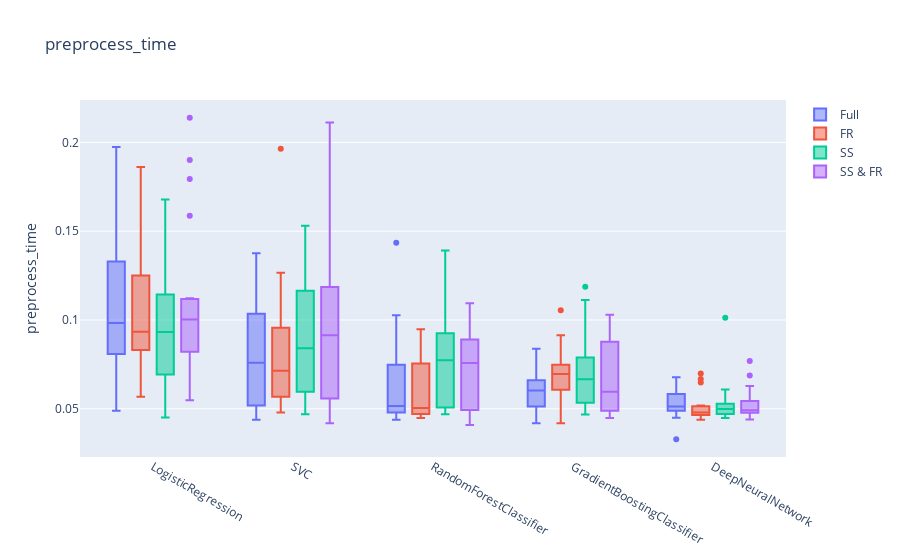
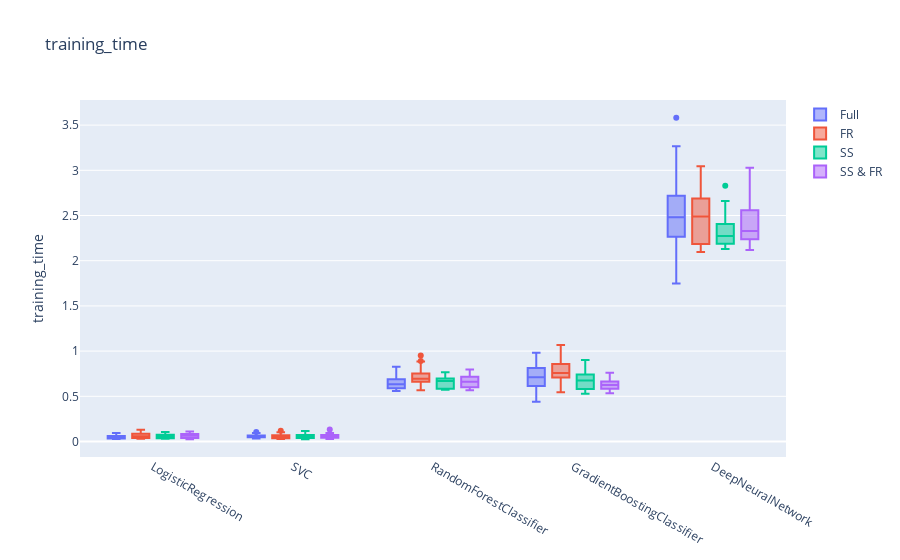
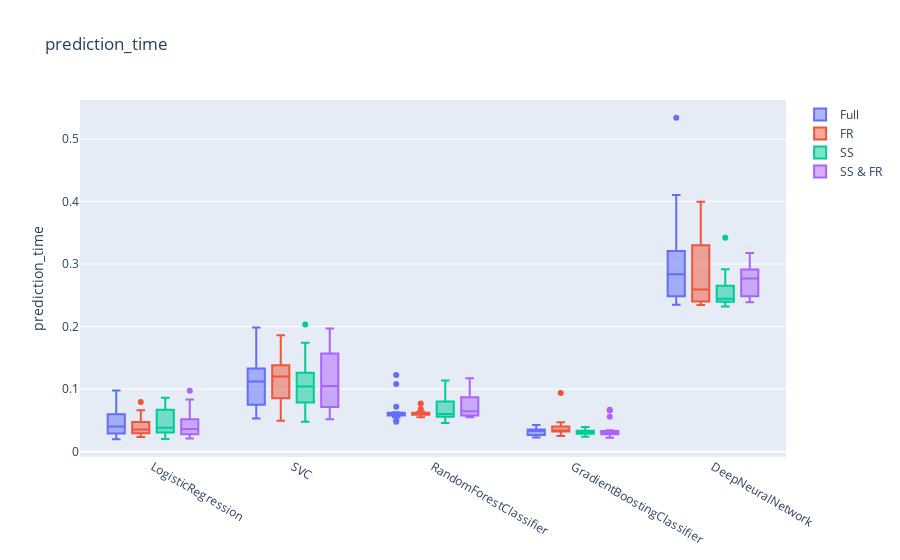

Source (notebook cell) for these figures, in order:
### Code cell
make_plots('preprocess_time')
make_plots('training_time')
make_plots('prediction_time')

### Figure 1 — Plotly figure (JSON) as saved in the notebook; plotly's stock layout.template omitted (floating-point values rounded to 4 significant figures)
{"data": [{"name": "Full", "type": "box", "x": ["LogisticRegression", "LogisticRegression", "LogisticRegression", "LogisticRegression", "LogisticRegression", "LogisticRegression", "LogisticRegression", "LogisticRegression", "LogisticRegression", "LogisticRegression", "LogisticRegression", "LogisticRegression", "LogisticRegression", "LogisticRegression", "LogisticRegression", "LogisticRegression", "LogisticRegression", "LogisticRegression", "LogisticRegression", "LogisticRegression", "SVC", "SVC", "SVC", "SVC", "SVC", "SVC", "SVC", "SVC", "SVC", "SVC", "SVC", "SVC", "SVC", "SVC", "SVC", "SVC", "SVC", "SVC", "SVC", "SVC", "RandomForestClassifier", "RandomForestClassifier", "RandomForestClassifier", "RandomForestClassifier", "RandomForestClassifier", "RandomForestClassifier", "RandomForestClassifier", "RandomForestClassifier", "RandomForestClassifier", "RandomForestClassifier", "RandomForestClassifier", "RandomForestClassifier", "RandomForestClassifier", "RandomForestClassifier", "RandomForestClassifier", "RandomForestClassifier", "RandomForestClassifier", "RandomForestClassifier", "RandomForestClassifier", "RandomForestClassifier", "GradientBoostingClassifier", "GradientBoostingClassifier", "GradientBoostingClassifier", "GradientBoostingClassifier", "GradientBoostingClassifier", "GradientBoostingClassifier", "GradientBoostingClassifier", "GradientBoostingClassifier", "GradientBoostingClassifier", "GradientBoostingClassifier", "GradientBoostingClassifier", "GradientBoostingClassifier", "GradientBoostingClassifier", "GradientBoostingClassifier", "GradientBoostingClassifier", "GradientBoostingClassifier", "GradientBoostingClassifier", "GradientBoostingClassifier", "GradientBoostingClassifier", "GradientBoostingClassifier", "DeepNeuralNetwork", "DeepNeuralNetwork", "DeepNeuralNetwork", "DeepNeuralNetwork", "DeepNeuralNetwork", "DeepNeuralNetwork", "DeepNeuralNetwork", "DeepNeuralNetwork", "DeepNeuralNetwork", "DeepNeuralNetwork", "DeepNeuralNetwork", "DeepNeuralNetwork", "DeepNeuralNetwork", "DeepNeuralNetwork", "DeepNeuralNetwork", "DeepNeuralNetwork", "DeepNeuralNetwork", "DeepNeuralNetwork", "DeepNeuralNetwork", "DeepNeuralNetwork"], "y": [0.05386, 0.09636, 0.0889, 0.1002, 0.09563, 0.1018, 0.1282, 0.1397, 0.08263, 0.1442, 0.04886, 0.1179, 0.1117, 0.07899, 0.1547, 0.04887, 0.08777, 0.07901, 0.1375, 0.1974, 0.07611, 0.06166, 0.0758, 0.04788, 0.1054, 0.05485, 0.07456, 0.04708, 0.09662, 0.04388, 0.1324, 0.08278, 0.05048, 0.1376, 0.05087, 0.1024, 0.05286, 0.1046, 0.1183, 0.1018, 0.04588, 0.04787, 0.06192, 0.07979, 0.08976, 0.04786, 0.04732, 0.05884, 0.04986, 0.1435, 0.05387, 0.1027, 0.04987, 0.04549, 0.07394, 0.04787, 0.04388, 0.04941, 0.0534, 0.07572, 0.04987, 0.04886, 0.07237, 0.05536, 0.05506, 0.0823, 0.05372, 0.0508, 0.05191, 0.04189, 0.06084, 0.06181, 0.05069, 0.06535, 0.06501, 0.06383, 0.05984, 0.08386, 0.07791, 0.06682, 0.05087, 0.05884, 0.06184, 0.05086, 0.06283, 0.05186, 0.05785, 0.05486, 0.0677, 0.06423, 0.03291, 0.05041, 0.04688, 0.04987, 0.04788, 0.05086, 0.04687, 0.04503, 0.05293, 0.05286]}, {"name": "FR", "type": "box", "x": ["LogisticRegression", "LogisticRegression", "LogisticRegression", "LogisticRegression", "LogisticRegression", "LogisticRegression", "LogisticRegression", "LogisticRegression", "LogisticRegression", "LogisticRegression", "LogisticRegression", "LogisticRegression", "LogisticRegression", "LogisticRegression", "LogisticRegression", "LogisticRegression", "LogisticRegression", "LogisticRegression", "LogisticRegression", "LogisticRegression", "SVC", "SVC", "SVC", "SVC", "SVC", "SVC", "SVC", "SVC", "SVC", "SVC", "SVC", "SVC", "SVC", "SVC", "SVC", "SVC", "SVC", "SVC", "SVC", "SVC", "RandomForestClassifier", "RandomForestClassifier", "RandomForestClassifier", "RandomForestClassifier", "RandomForestClassifier", "RandomForestClassifier", "RandomForestClassifier", "RandomForestClassifier", "RandomForestClassifier", "RandomForestClassifier", "RandomForestClassifier", "RandomForestClassifier", "RandomForestClassifier", "RandomForestClassifier", "RandomForestClassifier", "RandomForestClassifier", "RandomForestClassifier", "RandomForestClassifier", "RandomForestClassifier", "RandomForestClassifier", "GradientBoostingClassifier", "GradientBoostingClassifier", "GradientBoostingClassifier", "GradientBoostingClassifier", "GradientBoostingClassifier", "GradientBoostingClassifier", "GradientBoostingClassifier", "GradientBoostingClassifier", "GradientBoostingClassifier", "GradientBoostingClassifier", "GradientBoostingClassifier", "GradientBoostingClassifier", "GradientBoostingClassifier", "GradientBoostingClassifier", "GradientBoostingClassifier", "GradientBoostingClassifier", "GradientBoostingClassifier", "GradientBoostingClassifier", "GradientBoostingClassifier", "GradientBoostingClassifier", "DeepNeuralNetwork", "DeepNeuralNetwork", "DeepNeuralNetwork", "DeepNeuralNetwork", "DeepNeuralNetwork", "DeepNeuralNetwork", "DeepNeuralNetwork", "DeepNeuralNetwork", "DeepNeuralNetwork", "DeepNeuralNetwork", "DeepNeuralNetwork", "DeepNeuralNetwork", "DeepNeuralNetwork", "DeepNeuralNetwork", "DeepNeuralNetwork", "DeepNeuralNetwork", "DeepNeuralNetwork", "DeepNeuralNetwork", "DeepNeuralNetwork", "DeepNeuralNetwork"], "y": [0.08652, 0.08313, 0.08396, 0.1752, 0.05685, 0.1005, 0.09367, 0.08318, 0.1236, 0.07741, 0.1414, 0.07315, 0.09271, 0.1076, 0.1342, 0.1861, 0.06886, 0.09314, 0.1264, 0.1207, 0.05485, 0.06483, 0.04787, 0.1267, 0.05685, 0.1075, 0.05585, 0.08214, 0.07441, 0.1965, 0.06084, 0.1235, 0.05884, 0.06981, 0.1203, 0.08377, 0.05286, 0.07834, 0.05684, 0.07312, 0.04786, 0.0878, 0.04993, 0.04686, 0.04794, 0.04688, 0.04688, 0.05086, 0.04893, 0.04488, 0.05286, 0.09475, 0.06735, 0.08373, 0.05585, 0.08609, 0.06084, 0.04578, 0.08385, 0.04737, 0.06706, 0.05286, 0.07902, 0.0738, 0.04189, 0.05245, 0.05688, 0.1055, 0.05585, 0.08117, 0.06882, 0.07081, 0.0758, 0.06458, 0.06873, 0.07036, 0.09147, 0.07081, 0.0682, 0.07134, 0.04588, 0.04806, 0.04787, 0.04718, 0.05091, 0.06682, 0.04656, 0.04588, 0.05185, 0.04938, 0.04741, 0.04388, 0.06483, 0.04591, 0.06982, 0.05, 0.04639, 0.05186, 0.04787, 0.04687]}, {"name": "SS", "type": "box", "x": ["LogisticRegression", "LogisticRegression", "LogisticRegression", "LogisticRegression", "LogisticRegression", "LogisticRegression", "LogisticRegression", "LogisticRegression", "LogisticRegression", "LogisticRegression", "LogisticRegression", "LogisticRegression", "LogisticRegression", "LogisticRegression", "LogisticRegression", "LogisticRegression", "LogisticRegression", "LogisticRegression", "LogisticRegression", "LogisticRegression", "SVC", "SVC", "SVC", "SVC", "SVC", "SVC", "SVC", "SVC", "SVC", "SVC", "SVC", "SVC", "SVC", "SVC", "SVC", "SVC", "SVC", "SVC", "SVC", "SVC", "RandomForestClassifier", "RandomForestClassifier", "RandomForestClassifier", "RandomForestClassifier", "RandomForestClassifier", "RandomForestClassifier", "RandomForestClassifier", "RandomForestClassifier", "RandomForestClassifier", "RandomForestClassifier", "RandomForestClassifier", "RandomForestClassifier", "RandomForestClassifier", "RandomForestClassifier", "RandomForestClassifier", "RandomForestClassifier", "RandomForestClassifier", "RandomForestClassifier", "RandomForestClassifier", "RandomForestClassifier", "GradientBoostingClassifier", "GradientBoostingClassifier", "GradientBoostingClassifier", "GradientBoostingClassifier", "GradientBoostingClassifier", "GradientBoostingClassifier", "GradientBoostingClassifier", "GradientBoostingClassifier", "GradientBoostingClassifier", "GradientBoostingClassifier", "GradientBoostingClassifier", "GradientBoostingClassifier", "GradientBoostingClassifier", "GradientBoostingClassifier", "GradientBoostingClassifier", "GradientBoostingClassifier", "GradientBoostingClassifier", "GradientBoostingClassifier", "GradientBoostingClassifier", "GradientBoostingClassifier", "DeepNeuralNetwork", "DeepNeuralNetwork", "DeepNeuralNetwork", "DeepNeuralNetwork", "DeepNeuralNetwork", "DeepNeuralNetwork", "DeepNeuralNetwork", "DeepNeuralNetwork", "DeepNeuralNetwork", "DeepNeuralNetwork", "DeepNeuralNetwork", "DeepNeuralNetwork", "DeepNeuralNetwork", "DeepNeuralNetwork", "DeepNeuralNetwork", "DeepNeuralNetwork", "DeepNeuralNetwork", "DeepNeuralNetwork", "DeepNeuralNetwork", "DeepNeuralNetwork"], "y": [0.1115, 0.1222, 0.09484, 0.1193, 0.1172, 0.06881, 0.09882, 0.04503, 0.07503, 0.1678, 0.06911, 0.06381, 0.09173, 0.1094, 0.1357, 0.08728, 0.07375, 0.06939, 0.06841, 0.09854, 0.0619, 0.1116, 0.06084, 0.1218, 0.0489, 0.1231, 0.1067, 0.1412, 0.04687, 0.08506, 0.08321, 0.1007, 0.08345, 0.08077, 0.08477, 0.05682, 0.1213, 0.05842, 0.1531, 0.05685, 0.04987, 0.08278, 0.05713, 0.09783, 0.05071, 0.08079, 0.07399, 0.1007, 0.04787, 0.08384, 0.04887, 0.08876, 0.05087, 0.08078, 0.0541, 0.09627, 0.04687, 0.09731, 0.05086, 0.1391, 0.05286, 0.05684, 0.1112, 0.06483, 0.06383, 0.1187, 0.06988, 0.06833, 0.09479, 0.05186, 0.04787, 0.07394, 0.04686, 0.05086, 0.08377, 0.05385, 0.07398, 0.09381, 0.07409, 0.06184, 0.06088, 0.05086, 0.05138, 0.1013, 0.04588, 0.04488, 0.04688, 0.04714, 0.05286, 0.05186, 0.0462, 0.0474, 0.05149, 0.04699, 0.04791, 0.04889, 0.05342, 0.06086, 0.04894, 0.05286]}, {"name": "SS & FR", "type": "box", "x": ["LogisticRegression", "LogisticRegression", "LogisticRegression", "LogisticRegression", "LogisticRegression", "LogisticRegression", "LogisticRegression", "LogisticRegression", "LogisticRegression", "LogisticRegression", "LogisticRegression", "LogisticRegression", "LogisticRegression", "LogisticRegression", "LogisticRegression", "LogisticRegression", "LogisticRegression", "LogisticRegression", "LogisticRegression", "LogisticRegression", "SVC", "SVC", "SVC", "SVC", "SVC", "SVC", "SVC", "SVC", "SVC", "SVC", "SVC", "SVC", "SVC", "SVC", "SVC", "SVC", "SVC", "SVC", "SVC", "SVC", "RandomForestClassifier", "RandomForestClassifier", "RandomForestClassifier", "RandomForestClassifier", "RandomForestClassifier", "RandomForestClassifier", "RandomForestClassifier", "RandomForestClassifier", "RandomForestClassifier", "RandomForestClassifier", "RandomForestClassifier", "RandomForestClassifier", "RandomForestClassifier", "RandomForestClassifier", "RandomForestClassifier", "RandomForestClassifier", "RandomForestClassifier", "RandomForestClassifier", "RandomForestClassifier", "RandomForestClassifier", "GradientBoostingClassifier", "GradientBoostingClassifier", "GradientBoostingClassifier", "GradientBoostingClassifier", "GradientBoostingClassifier", "GradientBoostingClassifier", "GradientBoostingClassifier", "GradientBoostingClassifier", "GradientBoostingClassifier", "GradientBoostingClassifier", "GradientBoostingClassifier", "GradientBoostingClassifier", "GradientBoostingClassifier", "GradientBoostingClassifier", "GradientBoostingClassifier", "GradientBoostingClassifier", "GradientBoostingClassifier", "GradientBoostingClassifier", "GradientBoostingClassifier", "GradientBoostingClassifier", "DeepNeuralNetwork", "DeepNeuralNetwork", "DeepNeuralNetwork", "DeepNeuralNetwork", "DeepNeuralNetwork", "DeepNeuralNetwork", "DeepNeuralNetwork", "DeepNeuralNetwork", "DeepNeuralNetwork", "DeepNeuralNetwork", "DeepNeuralNetwork", "DeepNeuralNetwork", "DeepNeuralNetwork", "DeepNeuralNetwork", "DeepNeuralNetwork", "DeepNeuralNetwork", "DeepNeuralNetwork", "DeepNeuralNetwork", "DeepNeuralNetwork", "DeepNeuralNetwork"], "y": [0.1007, 0.08178, 0.1073, 0.07185, 0.1042, 0.08236, 0.2138, 0.05485, 0.08701, 0.05585, 0.1586, 0.19, 0.08265, 0.1023, 0.07252, 0.1116, 0.1794, 0.09981, 0.1122, 0.08577, 0.05229, 0.1549, 0.05485, 0.08614, 0.07081, 0.2103, 0.05286, 0.06807, 0.07692, 0.0967, 0.1178, 0.04189, 0.2112, 0.05685, 0.09663, 0.09933, 0.1195, 0.05386, 0.1041, 0.1698, 0.05391, 0.09193, 0.04094, 0.07683, 0.08278, 0.04915, 0.07779, 0.04488, 0.09973, 0.04915, 0.06175, 0.08777, 0.05092, 0.09024, 0.09791, 0.07468, 0.04941, 0.1095, 0.0489, 0.08592, 0.103, 0.04687, 0.04588, 0.06878, 0.04643, 0.04689, 0.09958, 0.0609, 0.06383, 0.09024, 0.05086, 0.05416, 0.08976, 0.05836, 0.04488, 0.08399, 0.05476, 0.05584, 0.09214, 0.08577, 0.05288, 0.0491, 0.04887, 0.04887, 0.05486, 0.04794, 0.05386, 0.06283, 0.04587, 0.05143, 0.05086, 0.04399, 0.04917, 0.04687, 0.04914, 0.04749, 0.07698, 0.04645, 0.05631, 0.06881]}], "layout": {"boxmode": "group", "title": {"text": "preprocess_time"}, "yaxis": {"title": {"text": "preprocess_time"}}}}

### Figure 2 — Plotly figure (JSON) as saved in the notebook; plotly's stock layout.template omitted (floating-point values rounded to 4 significant figures)
{"data": [{"name": "Full", "type": "box", "x": ["LogisticRegression", "LogisticRegression", "LogisticRegression", "LogisticRegression", "LogisticRegression", "LogisticRegression", "LogisticRegression", "LogisticRegression", "LogisticRegression", "LogisticRegression", "LogisticRegression", "LogisticRegression", "LogisticRegression", "LogisticRegression", "LogisticRegression", "LogisticRegression", "LogisticRegression", "LogisticRegression", "LogisticRegression", "LogisticRegression", "SVC", "SVC", "SVC", "SVC", "SVC", "SVC", "SVC", "SVC", "SVC", "SVC", "SVC", "SVC", "SVC", "SVC", "SVC", "SVC", "SVC", "SVC", "SVC", "SVC", "RandomForestClassifier", "RandomForestClassifier", "RandomForestClassifier", "RandomForestClassifier", "RandomForestClassifier", "RandomForestClassifier", "RandomForestClassifier", "RandomForestClassifier", "RandomForestClassifier", "RandomForestClassifier", "RandomForestClassifier", "RandomForestClassifier", "RandomForestClassifier", "RandomForestClassifier", "RandomForestClassifier", "RandomForestClassifier", "RandomForestClassifier", "RandomForestClassifier", "RandomForestClassifier", "RandomForestClassifier", "GradientBoostingClassifier", "GradientBoostingClassifier", "GradientBoostingClassifier", "GradientBoostingClassifier", "GradientBoostingClassifier", "GradientBoostingClassifier", "GradientBoostingClassifier", "GradientBoostingClassifier", "GradientBoostingClassifier", "GradientBoostingClassifier", "GradientBoostingClassifier", "GradientBoostingClassifier", "GradientBoostingClassifier", "GradientBoostingClassifier", "GradientBoostingClassifier", "GradientBoostingClassifier", "GradientBoostingClassifier", "GradientBoostingClassifier", "GradientBoostingClassifier", "GradientBoostingClassifier", "DeepNeuralNetwork", "DeepNeuralNetwork", "DeepNeuralNetwork", "DeepNeuralNetwork", "DeepNeuralNetwork", "DeepNeuralNetwork", "DeepNeuralNetwork", "DeepNeuralNetwork", "DeepNeuralNetwork", "DeepNeuralNetwork", "DeepNeuralNetwork", "DeepNeuralNetwork", "DeepNeuralNetwork", "DeepNeuralNetwork", "DeepNeuralNetwork", "DeepNeuralNetwork", "DeepNeuralNetwork", "DeepNeuralNetwork", "DeepNeuralNetwork", "DeepNeuralNetwork"], "y": [0.04787, 0.05376, 0.03211, 0.05417, 0.02693, 0.06079, 0.02693, 0.07506, 0.028, 0.09448, 0.05585, 0.04375, 0.06972, 0.03295, 0.08026, 0.04089, 0.06292, 0.05933, 0.02693, 0.05677, 0.05145, 0.03704, 0.04901, 0.03391, 0.09493, 0.06084, 0.05887, 0.06806, 0.08421, 0.08677, 0.04705, 0.04588, 0.03481, 0.1037, 0.03545, 0.0537, 0.06486, 0.05478, 0.06589, 0.04581, 0.5751, 0.6396, 0.6621, 0.6269, 0.6906, 0.629, 0.5935, 0.601, 0.59, 0.664, 0.5809, 0.6664, 0.558, 0.7183, 0.5897, 0.8282, 0.6871, 0.8202, 0.5825, 0.7454, 0.5875, 0.643, 0.9085, 0.7163, 0.6604, 0.7151, 0.7044, 0.5282, 0.4393, 0.6853, 0.6619, 0.7282, 0.9817, 0.785, 0.5565, 0.8817, 0.8173, 0.8074, 0.9753, 0.5692, 3.58, 2.781, 2.575, 2.48, 2.497, 2.592, 2.656, 2.972, 3.267, 2.867, 1.749, 2.326, 2.125, 2.232, 2.317, 2.2, 2.143, 2.322, 2.3, 2.483]}, {"name": "FR", "type": "box", "x": ["LogisticRegression", "LogisticRegression", "LogisticRegression", "LogisticRegression", "LogisticRegression", "LogisticRegression", "LogisticRegression", "LogisticRegression", "LogisticRegression", "LogisticRegression", "LogisticRegression", "LogisticRegression", "LogisticRegression", "LogisticRegression", "LogisticRegression", "LogisticRegression", "LogisticRegression", "LogisticRegression", "LogisticRegression", "LogisticRegression", "SVC", "SVC", "SVC", "SVC", "SVC", "SVC", "SVC", "SVC", "SVC", "SVC", "SVC", "SVC", "SVC", "SVC", "SVC", "SVC", "SVC", "SVC", "SVC", "SVC", "RandomForestClassifier", "RandomForestClassifier", "RandomForestClassifier", "RandomForestClassifier", "RandomForestClassifier", "RandomForestClassifier", "RandomForestClassifier", "RandomForestClassifier", "RandomForestClassifier", "RandomForestClassifier", "RandomForestClassifier", "RandomForestClassifier", "RandomForestClassifier", "RandomForestClassifier", "RandomForestClassifier", "RandomForestClassifier", "RandomForestClassifier", "RandomForestClassifier", "RandomForestClassifier", "RandomForestClassifier", "GradientBoostingClassifier", "GradientBoostingClassifier", "GradientBoostingClassifier", "GradientBoostingClassifier", "GradientBoostingClassifier", "GradientBoostingClassifier", "GradientBoostingClassifier", "GradientBoostingClassifier", "GradientBoostingClassifier", "GradientBoostingClassifier", "GradientBoostingClassifier", "GradientBoostingClassifier", "GradientBoostingClassifier", "GradientBoostingClassifier", "GradientBoostingClassifier", "GradientBoostingClassifier", "GradientBoostingClassifier", "GradientBoostingClassifier", "GradientBoostingClassifier", "GradientBoostingClassifier", "DeepNeuralNetwork", "DeepNeuralNetwork", "DeepNeuralNetwork", "DeepNeuralNetwork", "DeepNeuralNetwork", "DeepNeuralNetwork", "DeepNeuralNetwork", "DeepNeuralNetwork", "DeepNeuralNetwork", "DeepNeuralNetwork", "DeepNeuralNetwork", "DeepNeuralNetwork", "DeepNeuralNetwork", "DeepNeuralNetwork", "DeepNeuralNetwork", "DeepNeuralNetwork", "DeepNeuralNetwork", "DeepNeuralNetwork", "DeepNeuralNetwork", "DeepNeuralNetwork"], "y": [0.04132, 0.0868, 0.03383, 0.04214, 0.1302, 0.04938, 0.0368, 0.03091, 0.07066, 0.03191, 0.05689, 0.09926, 0.07319, 0.06422, 0.08565, 0.08542, 0.1088, 0.05732, 0.0331, 0.03994, 0.02693, 0.07267, 0.02793, 0.09231, 0.04089, 0.08353, 0.04265, 0.05286, 0.04282, 0.1024, 0.03176, 0.04548, 0.03957, 0.05994, 0.03235, 0.1187, 0.0379, 0.03497, 0.06483, 0.06283, 0.6176, 0.7524, 0.5963, 0.7183, 0.6649, 0.7, 0.661, 0.7495, 0.686, 0.8838, 0.7919, 0.6687, 0.6816, 0.8896, 0.6626, 0.9523, 0.567, 0.7395, 0.6305, 0.7411, 0.7143, 0.9793, 0.9526, 0.8421, 0.6112, 0.7087, 0.6987, 0.7827, 0.7401, 0.5449, 0.8737, 0.8083, 0.707, 1.068, 0.6505, 0.9038, 0.8088, 0.7147, 0.7095, 0.7774, 2.196, 2.426, 2.096, 2.165, 2.678, 2.814, 2.167, 2.313, 2.724, 3.046, 2.684, 2.641, 2.761, 2.174, 2.555, 2.681, 2.325, 2.151, 2.269, 2.691]}, {"name": "SS", "type": "box", "x": ["LogisticRegression", "LogisticRegression", "LogisticRegression", "LogisticRegression", "LogisticRegression", "LogisticRegression", "LogisticRegression", "LogisticRegression", "LogisticRegression", "LogisticRegression", "LogisticRegression", "LogisticRegression", "LogisticRegression", "LogisticRegression", "LogisticRegression", "LogisticRegression", "LogisticRegression", "LogisticRegression", "LogisticRegression", "LogisticRegression", "SVC", "SVC", "SVC", "SVC", "SVC", "SVC", "SVC", "SVC", "SVC", "SVC", "SVC", "SVC", "SVC", "SVC", "SVC", "SVC", "SVC", "SVC", "SVC", "SVC", "RandomForestClassifier", "RandomForestClassifier", "RandomForestClassifier", "RandomForestClassifier", "RandomForestClassifier", "RandomForestClassifier", "RandomForestClassifier", "RandomForestClassifier", "RandomForestClassifier", "RandomForestClassifier", "RandomForestClassifier", "RandomForestClassifier", "RandomForestClassifier", "RandomForestClassifier", "RandomForestClassifier", "RandomForestClassifier", "RandomForestClassifier", "RandomForestClassifier", "RandomForestClassifier", "RandomForestClassifier", "GradientBoostingClassifier", "GradientBoostingClassifier", "GradientBoostingClassifier", "GradientBoostingClassifier", "GradientBoostingClassifier", "GradientBoostingClassifier", "GradientBoostingClassifier", "GradientBoostingClassifier", "GradientBoostingClassifier", "GradientBoostingClassifier", "GradientBoostingClassifier", "GradientBoostingClassifier", "GradientBoostingClassifier", "GradientBoostingClassifier", "GradientBoostingClassifier", "GradientBoostingClassifier", "GradientBoostingClassifier", "GradientBoostingClassifier", "GradientBoostingClassifier", "GradientBoostingClassifier", "DeepNeuralNetwork", "DeepNeuralNetwork", "DeepNeuralNetwork", "DeepNeuralNetwork", "DeepNeuralNetwork", "DeepNeuralNetwork", "DeepNeuralNetwork", "DeepNeuralNetwork", "DeepNeuralNetwork", "DeepNeuralNetwork", "DeepNeuralNetwork", "DeepNeuralNetwork", "DeepNeuralNetwork", "DeepNeuralNetwork", "DeepNeuralNetwork", "DeepNeuralNetwork", "DeepNeuralNetwork", "DeepNeuralNetwork", "DeepNeuralNetwork", "DeepNeuralNetwork"], "y": [0.05994, 0.0804, 0.06818, 0.03405, 0.06317, 0.03095, 0.03731, 0.08278, 0.03288, 0.08602, 0.03291, 0.05895, 0.1057, 0.0359, 0.05164, 0.08164, 0.05292, 0.06886, 0.03757, 0.05631, 0.0389, 0.1169, 0.03941, 0.05522, 0.1032, 0.07436, 0.06374, 0.06096, 0.02834, 0.04933, 0.05428, 0.05286, 0.0369, 0.02593, 0.05194, 0.07039, 0.07522, 0.02992, 0.05639, 0.08876, 0.6894, 0.6473, 0.6636, 0.7366, 0.5855, 0.7667, 0.6461, 0.6692, 0.5737, 0.6777, 0.6997, 0.7026, 0.5746, 0.6914, 0.5783, 0.6861, 0.5746, 0.7279, 0.5834, 0.6698, 0.711, 0.7261, 0.9028, 0.7081, 0.5973, 0.7568, 0.7919, 0.7602, 0.8119, 0.5794, 0.571, 0.6618, 0.5723, 0.568, 0.6524, 0.5848, 0.5286, 0.6993, 0.6888, 0.6036, 2.266, 2.164, 2.306, 2.233, 2.13, 2.188, 2.162, 2.28, 2.263, 2.291, 2.384, 2.66, 2.186, 2.829, 2.165, 2.383, 2.226, 2.466, 2.427, 2.452]}, {"name": "SS & FR", "type": "box", "x": ["LogisticRegression", "LogisticRegression", "LogisticRegression", "LogisticRegression", "LogisticRegression", "LogisticRegression", "LogisticRegression", "LogisticRegression", "LogisticRegression", "LogisticRegression", "LogisticRegression", "LogisticRegression", "LogisticRegression", "LogisticRegression", "LogisticRegression", "LogisticRegression", "LogisticRegression", "LogisticRegression", "LogisticRegression", "LogisticRegression", "SVC", "SVC", "SVC", "SVC", "SVC", "SVC", "SVC", "SVC", "SVC", "SVC", "SVC", "SVC", "SVC", "SVC", "SVC", "SVC", "SVC", "SVC", "SVC", "SVC", "RandomForestClassifier", "RandomForestClassifier", "RandomForestClassifier", "RandomForestClassifier", "RandomForestClassifier", "RandomForestClassifier", "RandomForestClassifier", "RandomForestClassifier", "RandomForestClassifier", "RandomForestClassifier", "RandomForestClassifier", "RandomForestClassifier", "RandomForestClassifier", "RandomForestClassifier", "RandomForestClassifier", "RandomForestClassifier", "RandomForestClassifier", "RandomForestClassifier", "RandomForestClassifier", "RandomForestClassifier", "GradientBoostingClassifier", "GradientBoostingClassifier", "GradientBoostingClassifier", "GradientBoostingClassifier", "GradientBoostingClassifier", "GradientBoostingClassifier", "GradientBoostingClassifier", "GradientBoostingClassifier", "GradientBoostingClassifier", "GradientBoostingClassifier", "GradientBoostingClassifier", "GradientBoostingClassifier", "GradientBoostingClassifier", "GradientBoostingClassifier", "GradientBoostingClassifier", "GradientBoostingClassifier", "GradientBoostingClassifier", "GradientBoostingClassifier", "GradientBoostingClassifier", "GradientBoostingClassifier", "DeepNeuralNetwork", "DeepNeuralNetwork", "DeepNeuralNetwork", "DeepNeuralNetwork", "DeepNeuralNetwork", "DeepNeuralNetwork", "DeepNeuralNetwork", "DeepNeuralNetwork", "DeepNeuralNetwork", "DeepNeuralNetwork", "DeepNeuralNetwork", "DeepNeuralNetwork", "DeepNeuralNetwork", "DeepNeuralNetwork", "DeepNeuralNetwork", "DeepNeuralNetwork", "DeepNeuralNetwork", "DeepNeuralNetwork", "DeepNeuralNetwork", "DeepNeuralNetwork"], "y": [0.02593, 0.07643, 0.03302, 0.03287, 0.06298, 0.0372, 0.09792, 0.06567, 0.05987, 0.09175, 0.04443, 0.08904, 0.04233, 0.043, 0.1098, 0.06216, 0.08112, 0.08329, 0.03144, 0.08525, 0.0278, 0.07676, 0.03859, 0.09168, 0.0491, 0.04535, 0.1326, 0.0359, 0.05086, 0.06483, 0.04602, 0.0379, 0.09476, 0.05585, 0.04354, 0.04762, 0.06825, 0.05286, 0.0399, 0.09391, 0.5904, 0.6264, 0.6918, 0.7183, 0.7966, 0.5825, 0.7582, 0.5675, 0.6002, 0.6704, 0.5974, 0.7161, 0.6491, 0.6238, 0.7145, 0.7425, 0.6716, 0.6465, 0.7292, 0.5867, 0.6646, 0.5602, 0.5398, 0.7199, 0.6254, 0.5821, 0.665, 0.6249, 0.5841, 0.6577, 0.6584, 0.588, 0.7138, 0.5731, 0.5332, 0.62, 0.6518, 0.7611, 0.593, 0.6782, 2.298, 2.317, 2.119, 2.146, 2.368, 2.159, 2.607, 2.207, 2.428, 3.028, 2.224, 2.608, 2.316, 2.252, 2.668, 2.341, 2.753, 2.452, 2.294, 2.507]}], "layout": {"boxmode": "group", "title": {"text": "training_time"}, "yaxis": {"title": {"text": "training_time"}}}}

### Figure 3 — Plotly figure (JSON) as saved in the notebook; plotly's stock layout.template omitted (floating-point values rounded to 4 significant figures)
{"data": [{"name": "Full", "type": "box", "x": ["LogisticRegression", "LogisticRegression", "LogisticRegression", "LogisticRegression", "LogisticRegression", "LogisticRegression", "LogisticRegression", "LogisticRegression", "LogisticRegression", "LogisticRegression", "LogisticRegression", "LogisticRegression", "LogisticRegression", "LogisticRegression", "LogisticRegression", "LogisticRegression", "LogisticRegression", "LogisticRegression", "LogisticRegression", "LogisticRegression", "SVC", "SVC", "SVC", "SVC", "SVC", "SVC", "SVC", "SVC", "SVC", "SVC", "SVC", "SVC", "SVC", "SVC", "SVC", "SVC", "SVC", "SVC", "SVC", "SVC", "RandomForestClassifier", "RandomForestClassifier", "RandomForestClassifier", "RandomForestClassifier", "RandomForestClassifier", "RandomForestClassifier", "RandomForestClassifier", "RandomForestClassifier", "RandomForestClassifier", "RandomForestClassifier", "RandomForestClassifier", "RandomForestClassifier", "RandomForestClassifier", "RandomForestClassifier", "RandomForestClassifier", "RandomForestClassifier", "RandomForestClassifier", "RandomForestClassifier", "RandomForestClassifier", "RandomForestClassifier", "GradientBoostingClassifier", "GradientBoostingClassifier", "GradientBoostingClassifier", "GradientBoostingClassifier", "GradientBoostingClassifier", "GradientBoostingClassifier", "GradientBoostingClassifier", "GradientBoostingClassifier", "GradientBoostingClassifier", "GradientBoostingClassifier", "GradientBoostingClassifier", "GradientBoostingClassifier", "GradientBoostingClassifier", "GradientBoostingClassifier", "GradientBoostingClassifier", "GradientBoostingClassifier", "GradientBoostingClassifier", "GradientBoostingClassifier", "GradientBoostingClassifier", "GradientBoostingClassifier", "DeepNeuralNetwork", "DeepNeuralNetwork", "DeepNeuralNetwork", "DeepNeuralNetwork", "DeepNeuralNetwork", "DeepNeuralNetwork", "DeepNeuralNetwork", "DeepNeuralNetwork", "DeepNeuralNetwork", "DeepNeuralNetwork", "DeepNeuralNetwork", "DeepNeuralNetwork", "DeepNeuralNetwork", "DeepNeuralNetwork", "DeepNeuralNetwork", "DeepNeuralNetwork", "DeepNeuralNetwork", "DeepNeuralNetwork", "DeepNeuralNetwork", "DeepNeuralNetwork"], "y": [0.03193, 0.04693, 0.06988, 0.06493, 0.02094, 0.07067, 0.04089, 0.02871, 0.03989, 0.04106, 0.05876, 0.02897, 0.09756, 0.03092, 0.0309, 0.06092, 0.05146, 0.02928, 0.01999, 0.02903, 0.127, 0.06383, 0.1791, 0.1102, 0.1027, 0.1273, 0.08486, 0.1213, 0.05284, 0.1193, 0.06283, 0.1965, 0.06184, 0.1052, 0.1387, 0.1142, 0.1018, 0.1437, 0.06497, 0.1983, 0.06283, 0.1227, 0.06081, 0.05492, 0.05885, 0.05884, 0.1081, 0.05884, 0.05884, 0.06212, 0.04987, 0.05685, 0.05883, 0.05865, 0.06095, 0.04787, 0.05884, 0.06243, 0.05486, 0.07197, 0.02904, 0.03298, 0.02593, 0.0369, 0.03291, 0.02493, 0.02323, 0.02275, 0.02693, 0.0359, 0.02593, 0.0359, 0.03091, 0.03491, 0.03391, 0.0349, 0.04001, 0.04246, 0.02692, 0.03491, 0.5336, 0.2414, 0.2822, 0.3012, 0.2793, 0.3451, 0.3241, 0.2723, 0.3198, 0.315, 0.2585, 0.2404, 0.4103, 0.2384, 0.2461, 0.2347, 0.251, 0.3219, 0.2948, 0.2851]}, {"name": "FR", "type": "box", "x": ["LogisticRegression", "LogisticRegression", "LogisticRegression", "LogisticRegression", "LogisticRegression", "LogisticRegression", "LogisticRegression", "LogisticRegression", "LogisticRegression", "LogisticRegression", "LogisticRegression", "LogisticRegression", "LogisticRegression", "LogisticRegression", "LogisticRegression", "LogisticRegression", "LogisticRegression", "LogisticRegression", "LogisticRegression", "LogisticRegression", "SVC", "SVC", "SVC", "SVC", "SVC", "SVC", "SVC", "SVC", "SVC", "SVC", "SVC", "SVC", "SVC", "SVC", "SVC", "SVC", "SVC", "SVC", "SVC", "SVC", "RandomForestClassifier", "RandomForestClassifier", "RandomForestClassifier", "RandomForestClassifier", "RandomForestClassifier", "RandomForestClassifier", "RandomForestClassifier", "RandomForestClassifier", "RandomForestClassifier", "RandomForestClassifier", "RandomForestClassifier", "RandomForestClassifier", "RandomForestClassifier", "RandomForestClassifier", "RandomForestClassifier", "RandomForestClassifier", "RandomForestClassifier", "RandomForestClassifier", "RandomForestClassifier", "RandomForestClassifier", "GradientBoostingClassifier", "GradientBoostingClassifier", "GradientBoostingClassifier", "GradientBoostingClassifier", "GradientBoostingClassifier", "GradientBoostingClassifier", "GradientBoostingClassifier", "GradientBoostingClassifier", "GradientBoostingClassifier", "GradientBoostingClassifier", "GradientBoostingClassifier", "GradientBoostingClassifier", "GradientBoostingClassifier", "GradientBoostingClassifier", "GradientBoostingClassifier", "GradientBoostingClassifier", "GradientBoostingClassifier", "GradientBoostingClassifier", "GradientBoostingClassifier", "GradientBoostingClassifier", "DeepNeuralNetwork", "DeepNeuralNetwork", "DeepNeuralNetwork", "DeepNeuralNetwork", "DeepNeuralNetwork", "DeepNeuralNetwork", "DeepNeuralNetwork", "DeepNeuralNetwork", "DeepNeuralNetwork", "DeepNeuralNetwork", "DeepNeuralNetwork", "DeepNeuralNetwork", "DeepNeuralNetwork", "DeepNeuralNetwork", "DeepNeuralNetwork", "DeepNeuralNetwork", "DeepNeuralNetwork", "DeepNeuralNetwork", "DeepNeuralNetwork", "DeepNeuralNetwork"], "y": [0.07951, 0.03885, 0.03497, 0.02596, 0.03271, 0.03391, 0.04925, 0.0309, 0.03907, 0.06624, 0.02622, 0.03849, 0.05213, 0.025, 0.05111, 0.03549, 0.02818, 0.04588, 0.03311, 0.0235, 0.04947, 0.1606, 0.06782, 0.133, 0.1119, 0.1163, 0.07596, 0.1861, 0.07384, 0.1325, 0.1497, 0.1032, 0.1097, 0.09492, 0.05286, 0.1278, 0.1238, 0.1436, 0.1279, 0.1832, 0.06183, 0.06001, 0.07679, 0.0549, 0.05685, 0.05884, 0.05785, 0.06189, 0.06405, 0.06213, 0.06284, 0.06832, 0.05984, 0.06084, 0.06091, 0.06187, 0.06005, 0.05685, 0.05949, 0.05884, 0.03391, 0.04687, 0.04184, 0.02493, 0.03391, 0.03092, 0.09375, 0.03185, 0.04148, 0.02992, 0.03989, 0.03291, 0.03288, 0.04056, 0.03291, 0.03591, 0.03391, 0.03305, 0.03428, 0.02592, 0.2396, 0.2409, 0.239, 0.3461, 0.331, 0.2344, 0.2475, 0.2965, 0.257, 0.3456, 0.3996, 0.3366, 0.2389, 0.2743, 0.2798, 0.2395, 0.2617, 0.2406, 0.2424, 0.3289]}, {"name": "SS", "type": "box", "x": ["LogisticRegression", "LogisticRegression", "LogisticRegression", "LogisticRegression", "LogisticRegression", "LogisticRegression", "LogisticRegression", "LogisticRegression", "LogisticRegression", "LogisticRegression", "LogisticRegression", "LogisticRegression", "LogisticRegression", "LogisticRegression", "LogisticRegression", "LogisticRegression", "LogisticRegression", "LogisticRegression", "LogisticRegression", "LogisticRegression", "SVC", "SVC", "SVC", "SVC", "SVC", "SVC", "SVC", "SVC", "SVC", "SVC", "SVC", "SVC", "SVC", "SVC", "SVC", "SVC", "SVC", "SVC", "SVC", "SVC", "RandomForestClassifier", "RandomForestClassifier", "RandomForestClassifier", "RandomForestClassifier", "RandomForestClassifier", "RandomForestClassifier", "RandomForestClassifier", "RandomForestClassifier", "RandomForestClassifier", "RandomForestClassifier", "RandomForestClassifier", "RandomForestClassifier", "RandomForestClassifier", "RandomForestClassifier", "RandomForestClassifier", "RandomForestClassifier", "RandomForestClassifier", "RandomForestClassifier", "RandomForestClassifier", "RandomForestClassifier", "GradientBoostingClassifier", "GradientBoostingClassifier", "GradientBoostingClassifier", "GradientBoostingClassifier", "GradientBoostingClassifier", "GradientBoostingClassifier", "GradientBoostingClassifier", "GradientBoostingClassifier", "GradientBoostingClassifier", "GradientBoostingClassifier", "GradientBoostingClassifier", "GradientBoostingClassifier", "GradientBoostingClassifier", "GradientBoostingClassifier", "GradientBoostingClassifier", "GradientBoostingClassifier", "GradientBoostingClassifier", "GradientBoostingClassifier", "GradientBoostingClassifier", "GradientBoostingClassifier", "DeepNeuralNetwork", "DeepNeuralNetwork", "DeepNeuralNetwork", "DeepNeuralNetwork", "DeepNeuralNetwork", "DeepNeuralNetwork", "DeepNeuralNetwork", "DeepNeuralNetwork", "DeepNeuralNetwork", "DeepNeuralNetwork", "DeepNeuralNetwork", "DeepNeuralNetwork", "DeepNeuralNetwork", "DeepNeuralNetwork", "DeepNeuralNetwork", "DeepNeuralNetwork", "DeepNeuralNetwork", "DeepNeuralNetwork", "DeepNeuralNetwork", "DeepNeuralNetwork"], "y": [0.03833, 0.03608, 0.05044, 0.06366, 0.03498, 0.06068, 0.03618, 0.08199, 0.02016, 0.02658, 0.02582, 0.07834, 0.02604, 0.08604, 0.03127, 0.07023, 0.0768, 0.03004, 0.03837, 0.04391, 0.06881, 0.1171, 0.1277, 0.09353, 0.1139, 0.09491, 0.05685, 0.09826, 0.1396, 0.1039, 0.06981, 0.1433, 0.2032, 0.07281, 0.1044, 0.1238, 0.08448, 0.1245, 0.04787, 0.1742, 0.06084, 0.06025, 0.05643, 0.1137, 0.06294, 0.0967, 0.05685, 0.06049, 0.1028, 0.05694, 0.05984, 0.05186, 0.05485, 0.1108, 0.05488, 0.1067, 0.04588, 0.05485, 0.05685, 0.06393, 0.03191, 0.03291, 0.02892, 0.03578, 0.02394, 0.03397, 0.0395, 0.0379, 0.02796, 0.02393, 0.03693, 0.02593, 0.02992, 0.03288, 0.02897, 0.03291, 0.02693, 0.02984, 0.03194, 0.03092, 0.2419, 0.3421, 0.2445, 0.2361, 0.2382, 0.2431, 0.2394, 0.2757, 0.2659, 0.2446, 0.2318, 0.2344, 0.2463, 0.2441, 0.2449, 0.2399, 0.2917, 0.254, 0.2814, 0.2644]}, {"name": "SS & FR", "type": "box", "x": ["LogisticRegression", "LogisticRegression", "LogisticRegression", "LogisticRegression", "LogisticRegression", "LogisticRegression", "LogisticRegression", "LogisticRegression", "LogisticRegression", "LogisticRegression", "LogisticRegression", "LogisticRegression", "LogisticRegression", "LogisticRegression", "LogisticRegression", "LogisticRegression", "LogisticRegression", "LogisticRegression", "LogisticRegression", "LogisticRegression", "SVC", "SVC", "SVC", "SVC", "SVC", "SVC", "SVC", "SVC", "SVC", "SVC", "SVC", "SVC", "SVC", "SVC", "SVC", "SVC", "SVC", "SVC", "SVC", "SVC", "RandomForestClassifier", "RandomForestClassifier", "RandomForestClassifier", "RandomForestClassifier", "RandomForestClassifier", "RandomForestClassifier", "RandomForestClassifier", "RandomForestClassifier", "RandomForestClassifier", "RandomForestClassifier", "RandomForestClassifier", "RandomForestClassifier", "RandomForestClassifier", "RandomForestClassifier", "RandomForestClassifier", "RandomForestClassifier", "RandomForestClassifier", "RandomForestClassifier", "RandomForestClassifier", "RandomForestClassifier", "GradientBoostingClassifier", "GradientBoostingClassifier", "GradientBoostingClassifier", "GradientBoostingClassifier", "GradientBoostingClassifier", "GradientBoostingClassifier", "GradientBoostingClassifier", "GradientBoostingClassifier", "GradientBoostingClassifier", "GradientBoostingClassifier", "GradientBoostingClassifier", "GradientBoostingClassifier", "GradientBoostingClassifier", "GradientBoostingClassifier", "GradientBoostingClassifier", "GradientBoostingClassifier", "GradientBoostingClassifier", "GradientBoostingClassifier", "GradientBoostingClassifier", "GradientBoostingClassifier", "DeepNeuralNetwork", "DeepNeuralNetwork", "DeepNeuralNetwork", "DeepNeuralNetwork", "DeepNeuralNetwork", "DeepNeuralNetwork", "DeepNeuralNetwork", "DeepNeuralNetwork", "DeepNeuralNetwork", "DeepNeuralNetwork", "DeepNeuralNetwork", "DeepNeuralNetwork", "DeepNeuralNetwork", "DeepNeuralNetwork", "DeepNeuralNetwork", "DeepNeuralNetwork", "DeepNeuralNetwork", "DeepNeuralNetwork", "DeepNeuralNetwork", "DeepNeuralNetwork"], "y": [0.02094, 0.03632, 0.09732, 0.03562, 0.03745, 0.05208, 0.04314, 0.05769, 0.02643, 0.02992, 0.02677, 0.04325, 0.0364, 0.05126, 0.08345, 0.02887, 0.02835, 0.07739, 0.02194, 0.02696, 0.08273, 0.1077, 0.1109, 0.1579, 0.1051, 0.06882, 0.1579, 0.07081, 0.1086, 0.05163, 0.1715, 0.07081, 0.08048, 0.1562, 0.1656, 0.1047, 0.07193, 0.197, 0.06483, 0.09475, 0.1098, 0.05792, 0.08976, 0.06689, 0.0644, 0.08396, 0.06483, 0.05789, 0.05585, 0.09782, 0.05893, 0.05489, 0.05884, 0.05795, 0.1018, 0.06688, 0.1175, 0.06682, 0.05685, 0.05984, 0.02892, 0.02992, 0.02794, 0.02731, 0.02514, 0.03092, 0.03291, 0.02493, 0.06582, 0.03138, 0.03409, 0.06694, 0.03291, 0.02692, 0.05585, 0.02812, 0.03309, 0.03291, 0.02892, 0.02208, 0.2395, 0.2809, 0.2487, 0.2806, 0.2485, 0.3014, 0.2623, 0.3177, 0.2948, 0.2543, 0.297, 0.2394, 0.2622, 0.243, 0.2389, 0.3172, 0.2746, 0.2875, 0.2787, 0.2835]}], "layout": {"boxmode": "group", "title": {"text": "prediction_time"}, "yaxis": {"title": {"text": "prediction_time"}}}}
